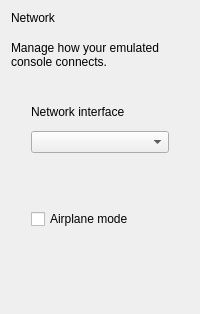
<?xml version="1.0" encoding="UTF-8"?>
<ui version="4.0">
 <class>ConfigureNetwork</class>
 <widget class="QWidget" name="ConfigureNetwork">
  <property name="accessibleName"><string>Network</string></property>
  <layout class="QVBoxLayout" name="verticalLayout">
   <property name="spacing"><number>16</number></property>
   <item><widget class="QLabel" name="SettingsHeading"><property name="text"><string>Network</string></property></widget></item>
   <item><widget class="QLabel" name="SettingsSubtitle"><property name="text"><string>Manage how your emulated console connects.</string></property><property name="wordWrap"><bool>true</bool></property></widget></item>
   <item><widget class="QFrame" name="connectionCard">
    <property name="settingsSurface" stdset="0"><bool>true</bool></property>
    <layout class="QVBoxLayout" name="connectionLayout">
     <property name="leftMargin"><number>20</number></property><property name="rightMargin"><number>20</number></property><property name="topMargin"><number>20</number></property><property name="bottomMargin"><number>20</number></property><property name="spacing"><number>12</number></property>
     <item><widget class="QLabel" name="interfaceLabel"><property name="text"><string>Network interface</string></property><property name="buddy"><cstring>network_interface</cstring></property></widget></item>
     <item><widget class="UIControls::ComboBox" name="network_interface"/></item>
    </layout>
   </widget></item>
   <item><widget class="QFrame" name="airplaneCard">
    <property name="settingsSurface" stdset="0"><bool>true</bool></property>
    <layout class="QVBoxLayout" name="airplaneLayout">
     <property name="leftMargin"><number>20</number></property><property name="rightMargin"><number>20</number></property><property name="topMargin"><number>20</number></property><property name="bottomMargin"><number>20</number></property>
     <item><widget class="QCheckBox" name="airplane_mode"><property name="text"><string>Airplane mode</string></property></widget></item>
    </layout>
   </widget></item>
   <item><spacer name="verticalSpacer"><property name="orientation"><enum>Qt::Vertical</enum></property><property name="sizeHint" stdset="0"><size><width>20</width><height>40</height></size></property></spacer></item>
  </layout>
 </widget>
 <customwidgets><customwidget><class>UIControls::ComboBox</class><extends>QComboBox</extends><header>yuzu/util/popup.h</header></customwidget></customwidgets>
 <resources/><connections/>
</ui>
